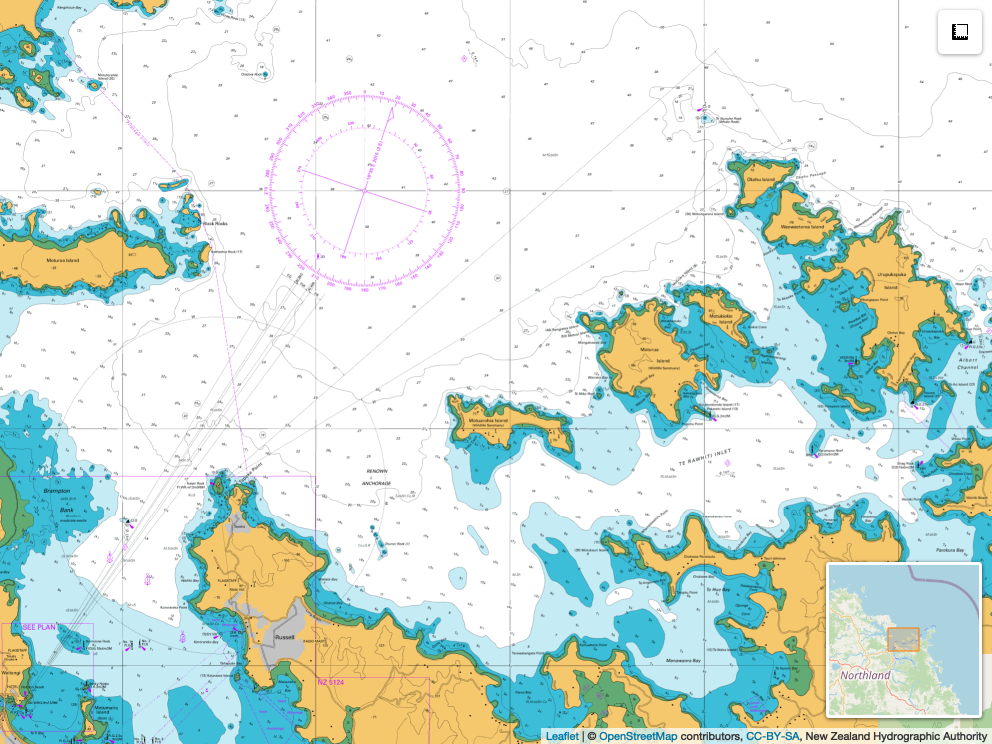

Write R code to recreate this figure.
#30DayMapChallenge 2022 Day 26: Islands
# Author: Federica Gazzelloni


library(leaflet)
# library(leaflet.extras)
# library(leaflet.providers)

fileid<- "d069b4c5-ec5b-c750-45aa-0a13f57dc35a"
  #Geographic Bounding Box
bbox<- c(174.064747966174,.345239694,-35.2867580621,-35.1399271488)
tile <- "http://tiles-{s}.data-cdn.linz.govt.nz/services;key=0661036048984cf88489c5930d0c2e98/tiles/v4/layer=NZ512501/EPSG:3857/{z}/{x}/{y}.png"

islands <- leaflet(options = leafletOptions(zoomControl = FALSE)) %>% 
  setView(174.1642,-35.22549,zoom=12) %>%
  addTiles() %>%
  # addProviderTiles(providers$Esri.NatGeoWorldMap,
  #                  options = providerTileOptions(opacity = 0.35))%>%
  addWMSTiles(
    "https://tiles-cdn.koordinates.com/services;key=0661036048984cf88489c5930d0c2e98/tiles/v4/layer=51306/EPSG:3857/{z}/{x}/{y}.png",
    layers = "51306",
    options = WMSTileOptions(format = "image/png", 
                             transparent = FALSE),
    attribution = "New Zealand Hydrographic Authority") %>%
 #addMarkers(
 #  label = "Default Label",
 #  labelOptions = labelOptions(noHide = T)) %>%
  addMeasure()%>%
  addMiniMap()
  
islands  


## load packages
library(htmlwidgets)
library(webshot)


## save html to png
saveWidget(islands, "temp.html", selfcontained = FALSE)
webshot("temp.html", file = "day26_islands.png",
        cliprect = "viewport")



library(cowplot)
ggdraw()+
  draw_image("day26_islands.png")+
  draw_label("Bay of Islands (NZ)",
             x=0.6,y=0.95) +
  draw_label("#30DayMapChallenge 2022 Day 26: Isalnds\nDataSource: New Zealand Hydrographic Authority | Graphics: @fgazzelloni",
             x=0.6,y=0.89,
             size=6) 

ggsave("day26_islands2.png")
